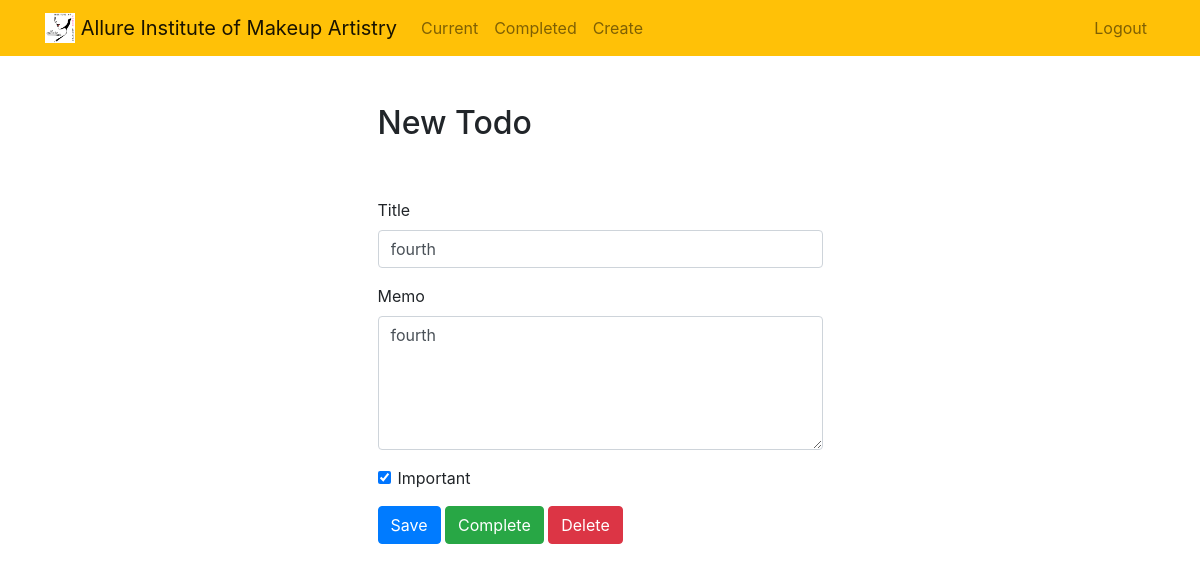
The app's page /todo/11 (signed in) with its own data.
### app1/models.py (models this page shows, shortened)
class Todo(models.Model):
    title = models.CharField(max_length=100)
    memo = models.TextField(blank=True)
    created = models.DateTimeField(auto_now_add=True) # will auto aticaly input, cannot be changed
    datecompleted = models.DateTimeField(null=True, blank=True) # to be collected when the student marks it done
    important = models.BooleanField(default=False) # An option to mark the 'Importnat Stuff'
    user = models.ForeignKey(User, on_delete=models.CASCADE) # getting unique id for each user (allureima studnets/artits in this case) so we cna maintain context.

### app1/views.py (the view, shortened to what this page needs)
# urls.py: path('todo/<int:todo_pk>', views.viewtodo, name = "viewtodo"),
@login_required
def viewtodo(request, todo_pk):
    todo = get_object_or_404(Todo, pk=todo_pk, user=request.user)
    if request.method == 'GET':
        form = TodoForm(instance=todo)
        return render(request, 'app1/viewtodo.html', {'todo': todo, 'form':form})

### app1/forms.py
class TodoForm(ModelForm):
    class Meta:
        model = Todo
        fields = ['title','memo','important']

### app1/templates/app1/viewtodo.html (shortened to what this page needs)
{% extends "app1/base.html" %}
{% block content %}
    <div class="row justify-content-center mt-5">
        <div class="col-md-5">
            <h2>New Todo</h2>
        </div>
    </div>
    <div class="row justify-content-center mt-5">
        <div class="col-md-5">
            <form method="POST">
                <div class="form-group">
                    <label for="title">Title</label>
                    <input type="text" name="title" class="form-control" id="title" value="{{ todo.title }}" required>
                </div>
                <div class="form-group">
                    <label for="memo">Memo</label>
                    <textarea name="memo" rows="5" class="form-control" id="memo" >{{ todo.memo }}</textarea>
                </div>
                <div class="form-group form-check">
                    <input type="checkbox" name="important" class="form-check-input" id="important" {% if todo.important %}checked{% endif %}>
                    <label class="form-check-label" for="important">Important</label>
                </div>
                <button type="submit" class="btn btn-primary">Save</button>
                <button type="button" class="btn btn-success" onclick="$('#complete').click()">Complete</button>
                <button type="button" class="btn btn-danger" onclick="$('#delete').click()">Delete</button>
            </form>
        </div>
    </div>
{% endblock %}

### records on screen
Todo: title "fourth", memo "fourth", important "☑"
